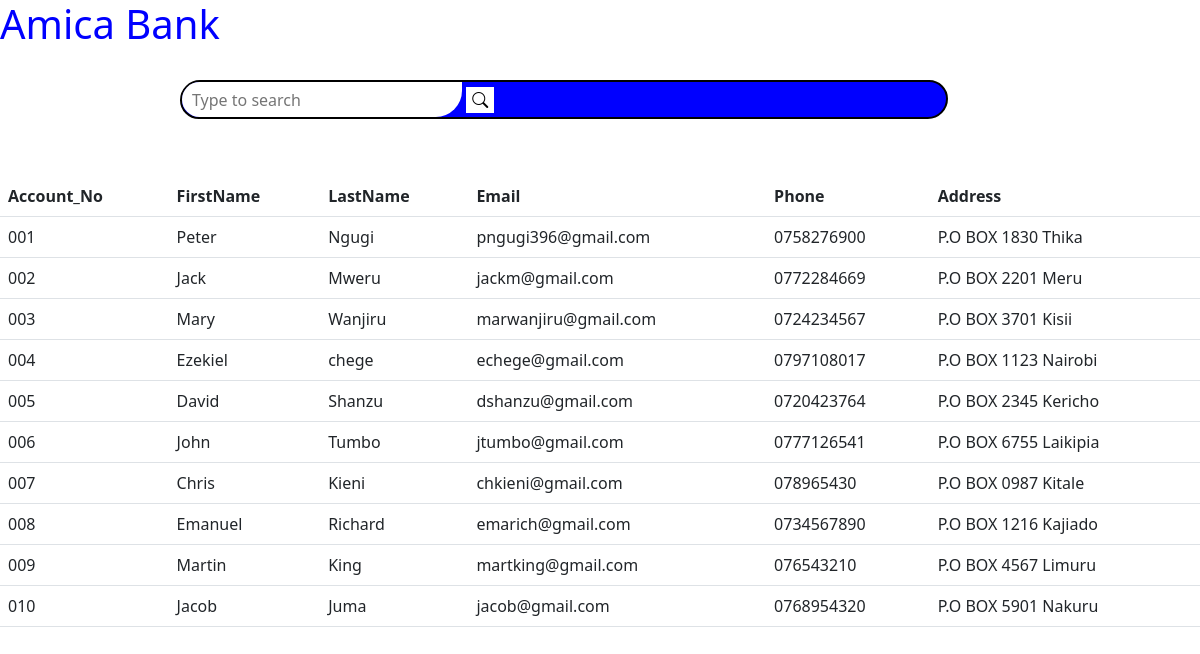
The page / on the database its author committed.
### tables this page shows
CREATE TABLE `customers` (
  `Account_No` varchar(50) NOT NULL,
  `FirstName` varchar(50) NOT NULL,
  `LastName` varchar(50) NOT NULL,
  `Email` varchar(50) NOT NULL,
  `Phone` varchar(11) NOT NULL,
  `Address` varchar(50) NOT NULL
);

### index.php (the view, shortened to what this page needs)
<!DOCTYPE html>
<html lang="en">
<head>
<link href="https://cdn.jsdelivr.net/npm/bootstrap@5.2.0/dist/css/bootstrap.min.css" rel="stylesheet">
<link rel="stylesheet" href="https://cdn.jsdelivr.net/npm/bootstrap-icons@1.9.1/font/bootstrap-icons.css">
</head>
<body>
    <h1>Amica Bank</h1>
    <br>
    <div class="search-box">
        <form action="search.php" method="GET">
            <input type="text" name="search" placeholder= "Type to search">
            <button><i class="bi bi-search"></i></button>
        </form>
    </div>
    <br><br><br><br>
    <table class="table">
        <thead>
            <tr>
                <th>Account_No</th>
                <th>FirstName</th>
                <th>LastName</th>
                <th>Email</th>
                <th>Phone</th>
                <th>Address</th>
            </tr>
        </thead>
        <tbody>
            <?php
            $servename = "localhost";
            $username = "root";
            $password = "";
            $database = "bank_db";
            $connection = new mysqli($servename, $username, $password, $database);
            $sql = "SELECT * FROM customers";
            $result = $connection->query($sql);
            while($row = $result->fetch_assoc()){
             echo" <tr>
    		<td>" . $row["Account_No"] . "</td>
            <td>" . $row["FirstName"] . "</td>
            <td>" . $row["LastName"] . "</td>
            <td>" . $row["Email"] . "</td>
            <td>" . $row["Phone"] . "</td>
            <td>" . $row["Address"] . "</td>
    </tr>";
            }
    ?>
        </tbody>
    </table>
</body>
</html>

### index.php (style rules this page uses)
body { padding: 0; }
h1 { color: blue; }
.search-box { border: 2px solid #000; border-radius: 107vh 100vh; width: 64%; position: absolute; left: 15%; background-color: blue; }
input { width: 280px; height: 35px; border-radius: 100vh 0 150vh 100vh; border: none; outline: none; padding: 0 10px; }
button { border: none; background-color: white; outline: none; cursor: pointer; }

### rows shown on the page
customers: Account_No "001", FirstName "Peter", LastName "Ngugi", Email "pngugi396@gmail.com", Phone "0758276900", Address "P.O BOX 1830 Thika"
customers: Account_No "002", FirstName "Jack", LastName "Mweru", Email "jackm@gmail.com", Phone "0772284669", Address "P.O BOX 2201 Meru"
customers: Account_No "003", FirstName "Mary", LastName "Wanjiru", Email "marwanjiru@gmail.com", Phone "0724234567", Address "P.O BOX 3701 Kisii"
customers: Account_No "004", FirstName "Ezekiel", LastName "chege", Email "echege@gmail.com", Phone "0797108017", Address "P.O BOX 1123 Nairobi"
customers: Account_No "005", FirstName "David", LastName "Shanzu", Email "dshanzu@gmail.com", Phone "0720423764", Address "P.O BOX 2345 Kericho"
customers: Account_No "006", FirstName "John", LastName "Tumbo", Email "jtumbo@gmail.com", Phone "0777126541", Address "P.O BOX 6755 Laikipia"
customers: Account_No "007", FirstName "Chris", LastName "Kieni", Email "chkieni@gmail.com", Phone "078965430", Address "P.O BOX 0987 Kitale"
customers: Account_No "008", FirstName "Emanuel", LastName "Richard", Email "emarich@gmail.com", Phone "0734567890", Address "P.O BOX 1216 Kajiado"
customers: Account_No "009", FirstName "Martin", LastName "King", Email "martking@gmail.com", Phone "076543210", Address "P.O BOX 4567 Limuru"
customers: Account_No "010", FirstName "Jacob", LastName "Juma", Email "jacob@gmail.com", Phone "0768954320", Address "P.O BOX 5901 Nakuru"
